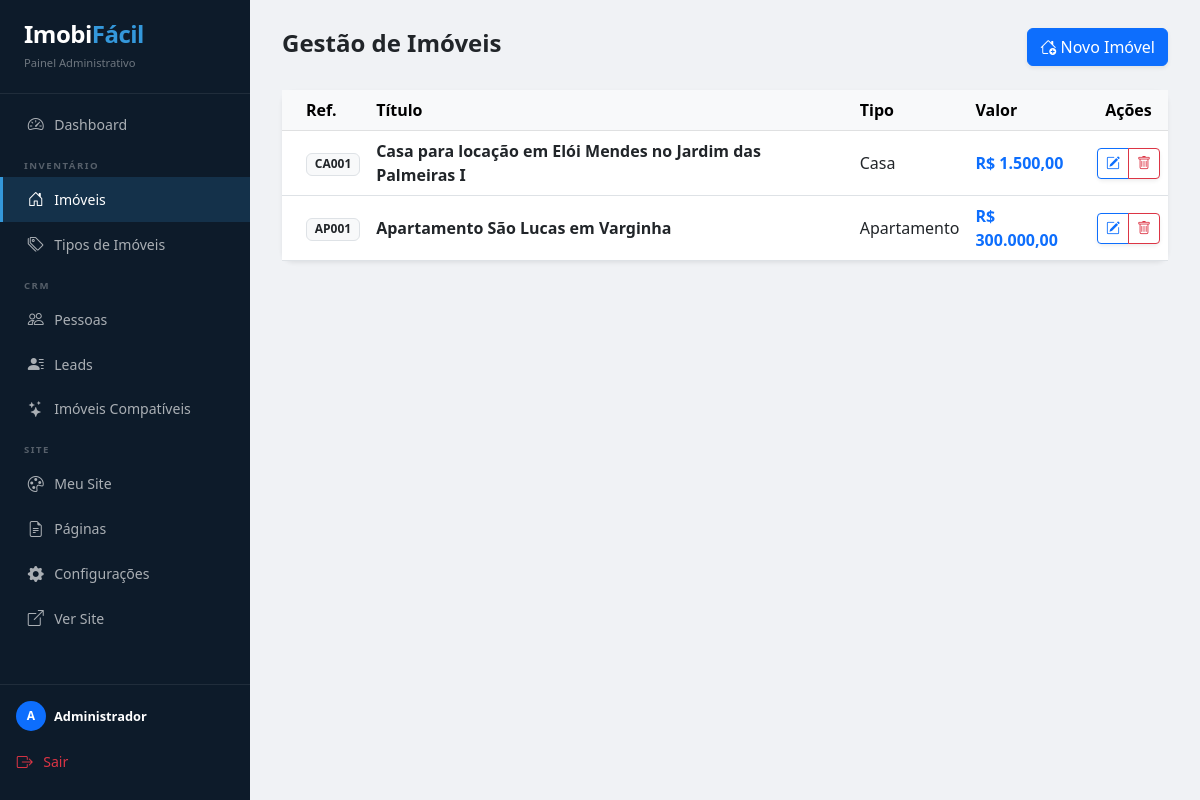
Page /admin/imoveis (signed in) on the committed database.
### app/models.py (models this page shows, shortened)
class Usuario(db.Model, UserMixin):
    __tablename__ = 'usuarios'
    id             = db.Column(db.Integer, primary_key=True)
    imobiliaria_id = db.Column(db.Integer, db.ForeignKey('imobiliarias.id'), nullable=False)
    nome           = db.Column(db.String(100), nullable=False)
    email          = db.Column(db.String(120), unique=True, nullable=False)
    senha_hash     = db.Column(db.String(256))

class Imovel(db.Model):
    __tablename__ = 'imoveis'
    id             = db.Column(db.Integer, primary_key=True)
    imobiliaria_id = db.Column(db.Integer, db.ForeignKey('imobiliarias.id'), nullable=False)
    tipo_id        = db.Column(db.Integer, db.ForeignKey('tipos_imovel.id'), nullable=False)
    codigo_ref = db.Column(db.String(20))
    titulo     = db.Column(db.String(200), nullable=False)
    finalidade = db.Column(db.String(30))   # Venda | Locação | Venda e Locação
    cep         = db.Column(db.String(10))
    logradouro  = db.Column(db.String(200))
    numero      = db.Column(db.String(10))
    complemento = db.Column(db.String(60))
    bairro      = db.Column(db.String(100))
    cidade      = db.Column(db.String(100))
    estado      = db.Column(db.String(2))
    preco            = db.Column(db.Numeric(14, 2), nullable=False, default=0)
    valor_condominio = db.Column(db.Numeric(14, 2), default=0)
    valor_iptu       = db.Column(db.Numeric(14, 2), default=0)
    area_util  = db.Column(db.Float, default=0)
    area_total = db.Column(db.Float, default=0)
    quartos   = db.Column(db.Integer, default=0)
    suites    = db.Column(db.Integer, default=0)
    banheiros = db.Column(db.Integer, default=0)
    vagas     = db.Column(db.Integer, default=0)
    descricao = db.Column(db.Text)
    destaque  = db.Column(db.Boolean, default=False)
    data_cadastro = db.Column(db.DateTime, default=datetime.utcnow)
    fotos = db.relationship('Foto',      backref='imovel',            lazy=True,
                            cascade="all, delete-orphan")
    tipo  = db.relationship('TipoImovel', backref='imoveis_deste_tipo', lazy=True)

class TipoImovel(db.Model):
    __tablename__ = 'tipos_imovel'
    id             = db.Column(db.Integer, primary_key=True)
    imobiliaria_id = db.Column(db.Integer, db.ForeignKey('imobiliarias.id'), nullable=False)
    nome           = db.Column(db.String(50), nullable=False)
    prefixo        = db.Column(db.String(5),  nullable=False)

### app/admin/routes.py (the view)
@admin_bp.route('/imoveis')
@login_required
def listar_imoveis():
    page       = request.args.get('page', 1, type=int)
    pagination = (Imovel.query
                  .filter_by(imobiliaria_id=current_user.imobiliaria_id)
                  .order_by(Imovel.id.desc())
                  .paginate(page=page, per_page=20, error_out=False))
    return render_template('admin/imoveis.html', imoveis=pagination.items, pagination=pagination)

### app/__init__.py (called while the page is built)
def _resolver_imobiliaria(host, app):
    from .models import Imobiliaria
    base = app.config.get('BASE_DOMAIN', '').strip().lower()
    host_sem_www = host[4:] if host.startswith('www.') else host
    imob = (
        Imobiliaria.query.filter(
            Imobiliaria.dominio_personalizado.in_([host, host_sem_www]),
            Imobiliaria.ativo == True          # noqa: E712
        ).first()
    )
    if imob:
        return imob
    if base and host.endswith(f'.{base}'):
        slug = host[:-(len(base) + 1)]
        if slug and slug != 'www':
            imob = Imobiliaria.query.filter_by(slug=slug, ativo=True).first()
            if imob:
                return imob
    imob = Imobiliaria.query.filter_by(dominio=host, ativo=True).first()
    return imob

@login_manager.user_loader
def load_user(user_id):
    user_id = str(user_id)
    if user_id.startswith('sa:'):
        from .models import SuperAdmin
        return SuperAdmin.query.get(int(user_id[3:]))
    from .models import Usuario
    return Usuario.query.get(int(user_id))

### app/admin/routes.py (called while the page is built)
@admin_bp.before_request
def verificar_acesso_admin():
    from flask_login import current_user
    from flask import redirect, url_for
    if not current_user.is_authenticated:
        return  # login_required cuida do redirect
    if getattr(current_user, 'is_superadmin', False):
        return redirect(url_for('superadmin.dashboard'))
    from ..models import Imobiliaria
    imob = Imobiliaria.query.get(current_user.imobiliaria_id)
    if not imob or not imob.ativo:
        from flask_login import logout_user
        logout_user()
        from flask import flash
        flash('Sua conta foi suspensa. Entre em contato com o suporte.', 'danger')
        return redirect(url_for('auth.login'))

@admin_bp.app_template_filter('moeda')
def moeda_filter(valor):
    if valor is None: return "R$ 0,00"
    try:
        formato = "{:,.2f}".format(float(valor))
        return "R$ " + formato.replace(',', 'v').replace('.', ',').replace('v', '.')
    except:
        return "R$ 0,00"

### app/templates/admin/imoveis.html (shortened to what this page needs)
{% extends 'admin/base.html' %}
{% from '_macros.html' import paginacao %}
{% block content %}
<div class="d-flex justify-content-between align-items-center mb-4">
    <h2 class="h4 fw-bold">Gestão de Imóveis</h2>
    <a href="{{ url_for('admin.novo_imovel') }}" class="btn btn-primary shadow-sm">
        <i class="bi bi-house-add"></i> Novo Imóvel
    </a>
</div>
<div class="card shadow-sm border-0">
    <div class="table-responsive">
        <table class="table table-hover align-middle mb-0">
            <thead class="table-light">
                <tr>
                    <th class="ps-4">Ref.</th>
                    <th>Título</th>
                    <th>Tipo</th>
                    <th>Valor</th>
                    <th class="text-center">Ações</th>
                </tr>
            </thead>
            <tbody>
                {% for imovel in imoveis %}
                <tr>
                    <td class="ps-4"><span class="badge bg-light text-dark border">{{ imovel.codigo_ref }}</span></td>
                    <td class="fw-bold">{{ imovel.titulo }}</td>
                    <td>{{ imovel.tipo.nome }}</td>
                    <td class="text-primary fw-bold">{{ imovel.preco | moeda }}</td>
                    <td class="text-center">
                        <div class="btn-group shadow-sm">
                            <a href="{{ url_for('admin.editar_imovel', id=imovel.id) }}" class="btn btn-sm btn-outline-primary" title="Editar">
                                <i class="bi bi-pencil-square"></i>
                            </a>
                            <button type="button" class="btn btn-sm btn-outline-danger" title="Excluir" onclick="confirmarExclusao('{{ imovel.id }}', '{{ imovel.codigo_ref }}')">
                                <i class="bi bi-trash"></i>
                            </button>
                        </div>
                    </td>
                </tr>
                {% endfor %}
            </tbody>
        </table>
    </div>
</div>
{% endblock %}

### app/templates/admin/base.html (shortened to what this page needs)
<!DOCTYPE html>
<html lang="pt-br">
<head>
    <link href="https://cdn.jsdelivr.net/npm/bootstrap@5.3.0/dist/css/bootstrap.min.css" rel="stylesheet">
    <link rel="stylesheet" href="https://cdn.jsdelivr.net/npm/bootstrap-icons@1.11.0/font/bootstrap-icons.css">
</head>
<body>
<nav id="sidebar">
    <div class="brand">
        <h4>Imobi<span style="color:#3498db;">Fácil</span></h4>
        <small>Painel Administrativo</small>
    </div>
    <div class="mt-2 flex-grow-1">
        <a href="{{ url_for('admin.dashboard') }}"
           class="nav-link-side {% if request.endpoint == 'admin.dashboard' %}active{% endif %}">
            <i class="bi bi-speedometer2"></i> Dashboard
        </a>
        <div class="nav-group-label">Inventário</div>
        <a href="{{ url_for('admin.listar_imoveis') }}"
           class="nav-link-side {% if request.endpoint in ['admin.listar_imoveis','admin.novo_imovel','admin.editar_imovel'] %}active{% endif %}">
            <i class="bi bi-house-door"></i> Imóveis
        </a>
        <a href="{{ url_for('admin.listar_tipos') }}"
           class="nav-link-side {% if request.endpoint in ['admin.listar_tipos','admin.novo_tipo'] %}active{% endif %}">
            <i class="bi bi-tags"></i> Tipos de Imóveis
        </a>
        <div class="nav-group-label">CRM</div>
        <a href="{{ url_for('pessoas.listar_pessoas') }}"
           class="nav-link-side {% if 'pessoas.' in request.endpoint %}active{% endif %}">
            <i class="bi bi-people"></i> Pessoas
        </a>
        <a href="{{ url_for('leads.listar_leads') }}"
           class="nav-link-side {% if request.endpoint == 'leads.listar_leads' or request.endpoint in ['leads.novo_lead','leads.editar_lead'] %}active{% endif %}">
            <i class="bi bi-person-lines-fill"></i> Leads
        </a>
        <a href="{{ url_for('leads.pagina_compativeis') }}"
           class="nav-link-side {% if request.endpoint in ['leads.pagina_compativeis','leads.atualizar_compativel','leads.recalcular_compativeis','leads.enviar_emails_compativeis','leads.enviar_email_lead_compativel'] %}active{% endif %}">
            <i class="bi bi-stars"></i> Imóveis Compatíveis
        </a>
        <div class="nav-group-label">Site</div>
        <a href="{{ url_for('admin.meusite') }}"
           class="nav-link-side {% if 'admin.meusite' in request.endpoint or request.endpoint in ['admin.salvar_tema','admin.salvar_identidade','admin.novo_banner','admin.excluir_banner'] %}active{% endif %}">
            <i class="bi bi-palette"></i> Meu Site
        </a>
        <a href="{{ url_for('admin.paginas') }}"
           class="nav-link-side ">
            <i class="bi bi-file-earmark-text"></i> Páginas
        </a>
        <a href="{{ url_for('admin.configuracoes') }}"
           class="nav-link-side {% if request.endpoint == 'admin.configuracoes' %}active{% endif %}">
            <i class="bi bi-gear-fill"></i> Configurações
        </a>
        <a href="{{ url_for('site.index') }}" target="_blank"
           class="nav-link-side">
            <i class="bi bi-box-arrow-up-right"></i> Ver Site
        </a>
    </div>
    <div class="border-top border-secondary p-3" style="border-color: rgba(255,255,255,.08) !important;">
        {% if current_user.is_authenticated %}
        <div class="d-flex align-items-center gap-2 mb-2">
            <div class="rounded-circle bg-primary d-flex align-items-center justify-content-center text-white fw-bold"
                 style="width:30px;height:30px;font-size:.75rem;flex-shrink:0;">
                {{ current_user.nome[0].upper() if current_user.nome else 'U' }}
            </div>
            <div style="overflow:hidden;">
                <div class="text-white fw-bold" style="font-size:.8rem;white-space:nowrap;overflow:hidden;text-overflow:ellipsis;">
                    {{ current_user.nome }}
                </div>
            </div>
        </div>
        {% endif %}
        <a href="{{ url_for('auth.logout') }}" class="nav-link-side text-danger ps-0" style="border:none;">
            <i class="bi bi-box-arrow-right"></i> Sair
        </a>
    </div>
</nav>
<main id="main-content">
    {% block content %}{% endblock %}
</main>
</body>
</html>

### app/templates/admin/base.html (style rules this page uses)
*, *::before, *::after { box-sizing: border-box; }
body { display: flex; min-height: 100vh; background: #f0f2f5; margin: 0; font-family: 'Segoe UI', system-ui, sans-serif; }
#sidebar { width: 250px; background: #0d1b2a; color: #fff; flex-shrink: 0; display: flex; flex-direction: column; position: sticky; top: 0; height: 100vh; overflow-y: auto; }
#sidebar .brand { padding: 1.25rem 1.5rem; border-bottom: 1px solid rgba(255,255,255,.08); }
#sidebar .brand h4 { margin: 0; font-weight: 800; letter-spacing: -.5px; }
#sidebar .brand small { color: rgba(255,255,255,.4); font-size: .7rem; }
.nav-group-label { padding: .75rem 1.5rem .25rem; font-size: .6rem; font-weight: 700; letter-spacing: 1.5px; text-transform: uppercase; color: rgba(255,255,255,.3); }
.nav-link-side { display: flex; align-items: center; gap: .6rem; padding: .65rem 1.5rem; color: rgba(255,255,255,.65); text-decoration: none; font-size: .88rem; transition: background .15s, color .15s, border-left .15s; border-left: 3px solid transparent; }
.nav-link-side i { font-size: 1rem; width: 1.1rem; text-align: center; }
.nav-link-side.active { background: rgba(52, 152, 219, .18); color: #fff; border-left-color: #3498db; }
#main-content { flex: 1; padding: 1.75rem 2rem; overflow-y: auto; }
.card { border: none; border-radius: 12px; box-shadow: 0 2px 8px rgba(0,0,0,.06); }

### rows in the picture
Usuario: nome "A", nome "Administrador"
Imovel: codigo_ref "CA001", titulo "Casa para locação em Elói Mendes no Jardim das Palmeiras I", tipo.nome "Casa", preco|moeda "R$ 1.500,00"
Imovel: codigo_ref "AP001", titulo "Apartamento São Lucas em Varginha", tipo.nome "Apartamento", preco|moeda "R$ 300.000,00"
